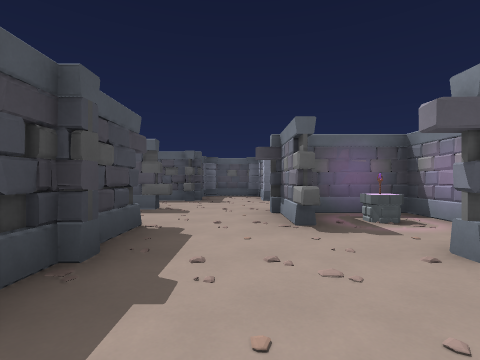
View 1 (above)

24 first-person views from a walk through a 3-D level made in the Godot game engine. The camera is 1.4 m above the floor, looks level and sees 85° across. The floor is counted in squares, 2.69 m on a side. Each view is taken from the middle of a square. On the plan, view 1 faces up. The plan holds only what a view shows up to about 9 squares ahead; the rest is blank. Characters and animated objects are not drawn. Door leaves are left out where a doorway can be walked through.

View 2
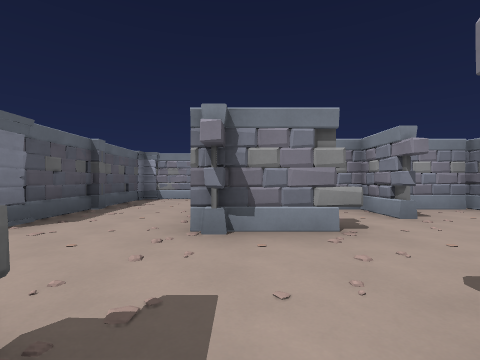

View 3
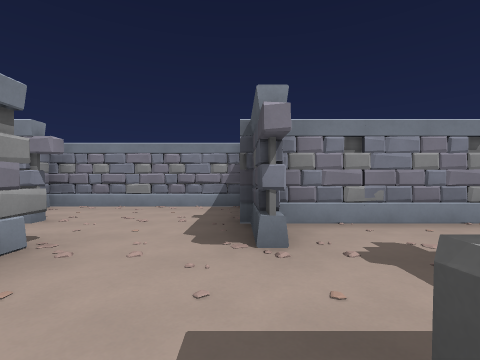

View 4
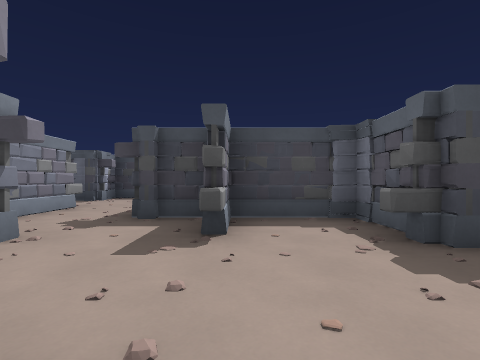

View 5
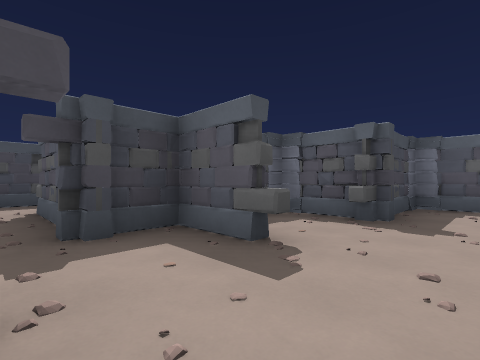

View 6
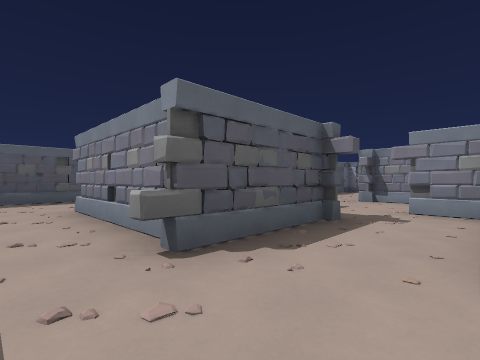

View 7
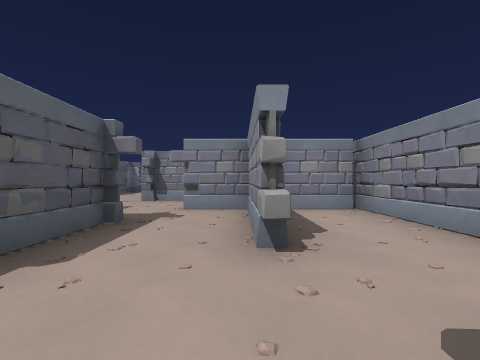

View 8
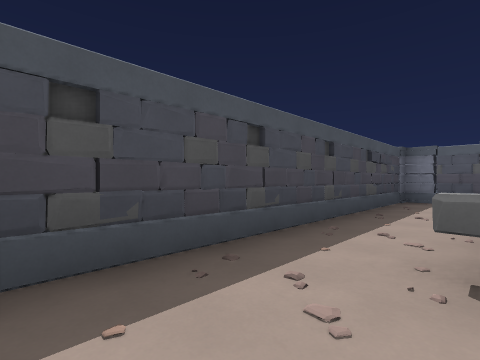

View 9
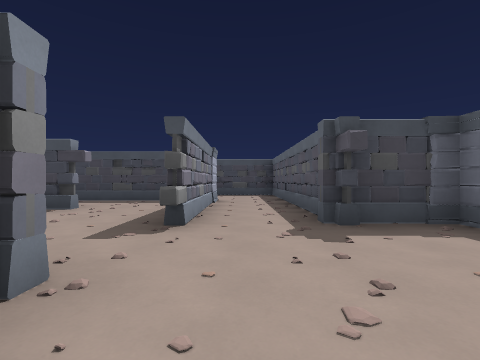

View 10
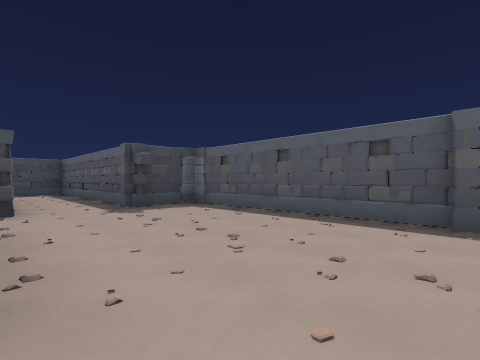

View 11
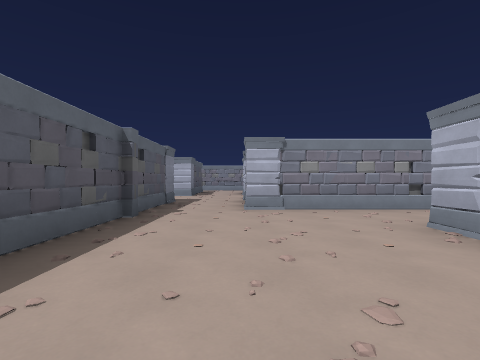

View 12
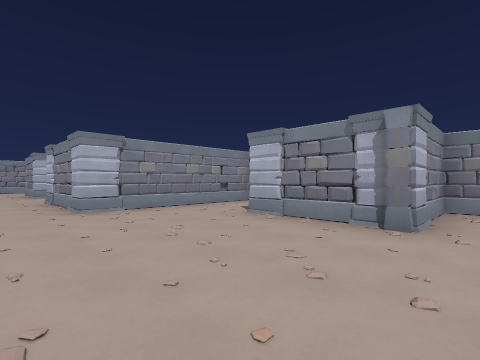

View 13
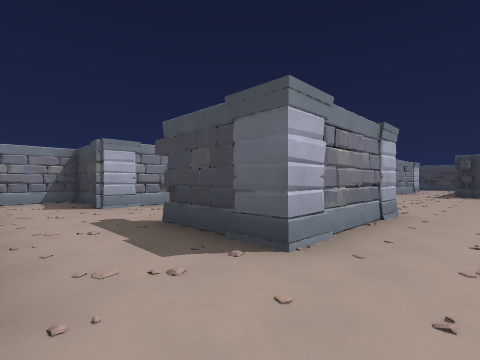

View 14
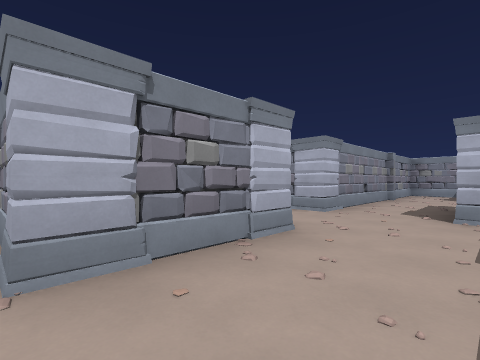

View 15
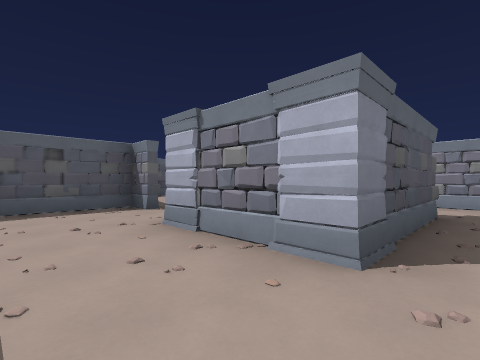

View 16
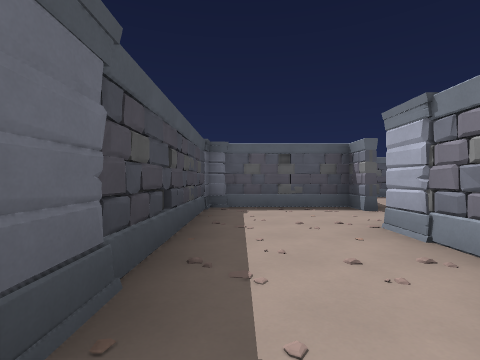

View 17
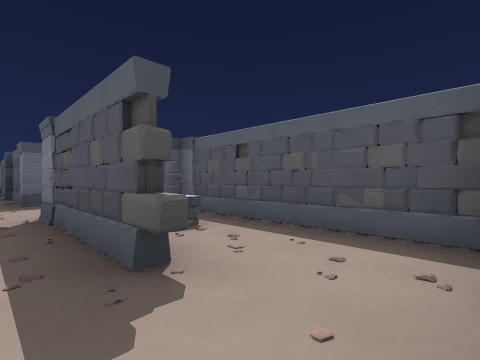

View 18
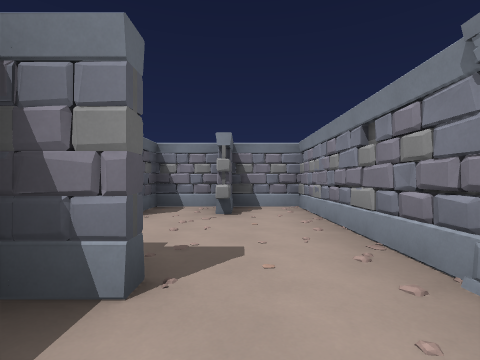

View 19
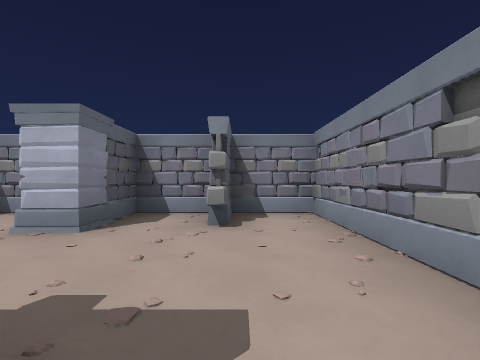

View 20
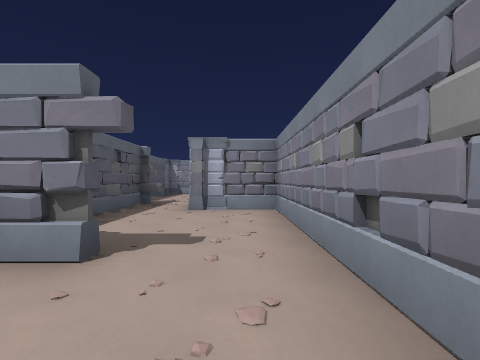

View 21
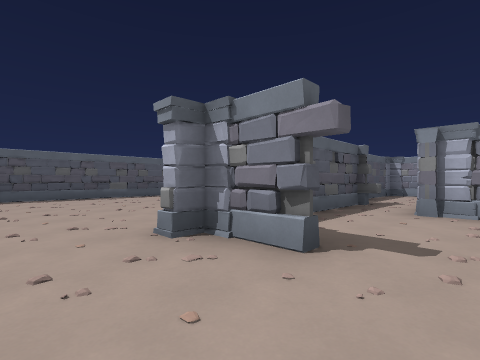

View 22
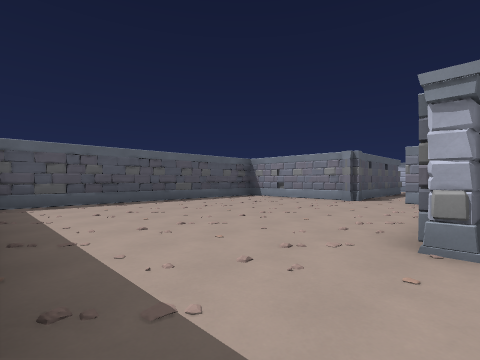

View 23
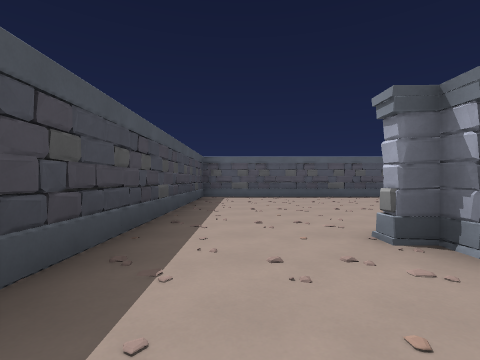

View 24
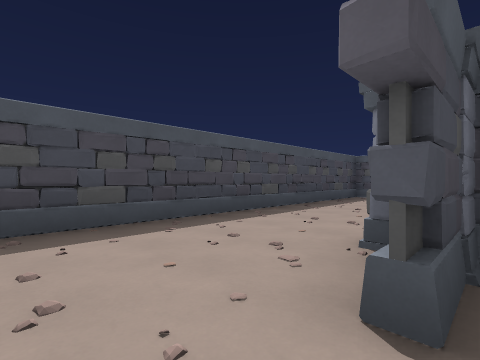

### Floor plan
Key: @ floor where view 1 was taken; # wall or solid block; . floor; = window, fence, low wall or low ledge; P pillar.
Columns run from 10 left of view 1 to 12 right of it. Each row starts with its distance up from view 1.
 21 #########          ##
 20 #.......#          ...#
 19 #.......#          ...
 18 #.......#         ..###
 17 #.......####  ####....#
 16 #...........  #.....###
 15 #.......##### #..#####
 14 #...#####===# #..#P...
 13 #...#..########..###..#
 12 #......#..............#
 11 ########.....###.###.
 10 #............###.#
  9    #####.###.# #.#
  8    #.....#.#.# ..#
  7    #.#.###.#####.#
  6    #.# #.......#.#
  5    #.# ##......###
  4    #.###...###
  3    #.....#.###
  2    #..####..##
  1    # ....#...#
  0       ...#@..#
 -1       ########

Where each view was taken, in squares from view 1:
view 1: 0 up, 0 right, facing up
view 2: 4 up, 2 left, facing right
view 3: 5 up, 1 left, facing down
view 4: 5 up, 1 right, facing left
view 5: 3 up, 0 right, facing up-left
view 6: 2 up, 6 left, facing up-right
view 7: 2 up, 6 left, facing right
view 8: 2 up, 5 left, facing up-left
view 9: 10 up, 0 right, facing left
view 10: 9 up, 2 right, facing up-left
view 11: 11 up, 2 left, facing right
view 12: 12 up, 2 left, facing down-right
view 13: 12 up, 7 right, facing down-left
view 14: 15 up, 5 right, facing down-right
view 15: 12 up, 5 right, facing up-right
view 16: 12 up, 5 right, facing up
view 17: 12 up, 11 right, facing up-left
view 18: 16 up, 6 right, facing right
view 19: 16 up, 7 right, facing right
view 20: 12 up, 8 left, facing right
view 21: 12 up, 8 left, facing up-right
view 22: 14 up, 9 left, facing up-right
view 23: 12 up, 8 left, facing up
view 24: 12 up, 6 left, facing up-left
